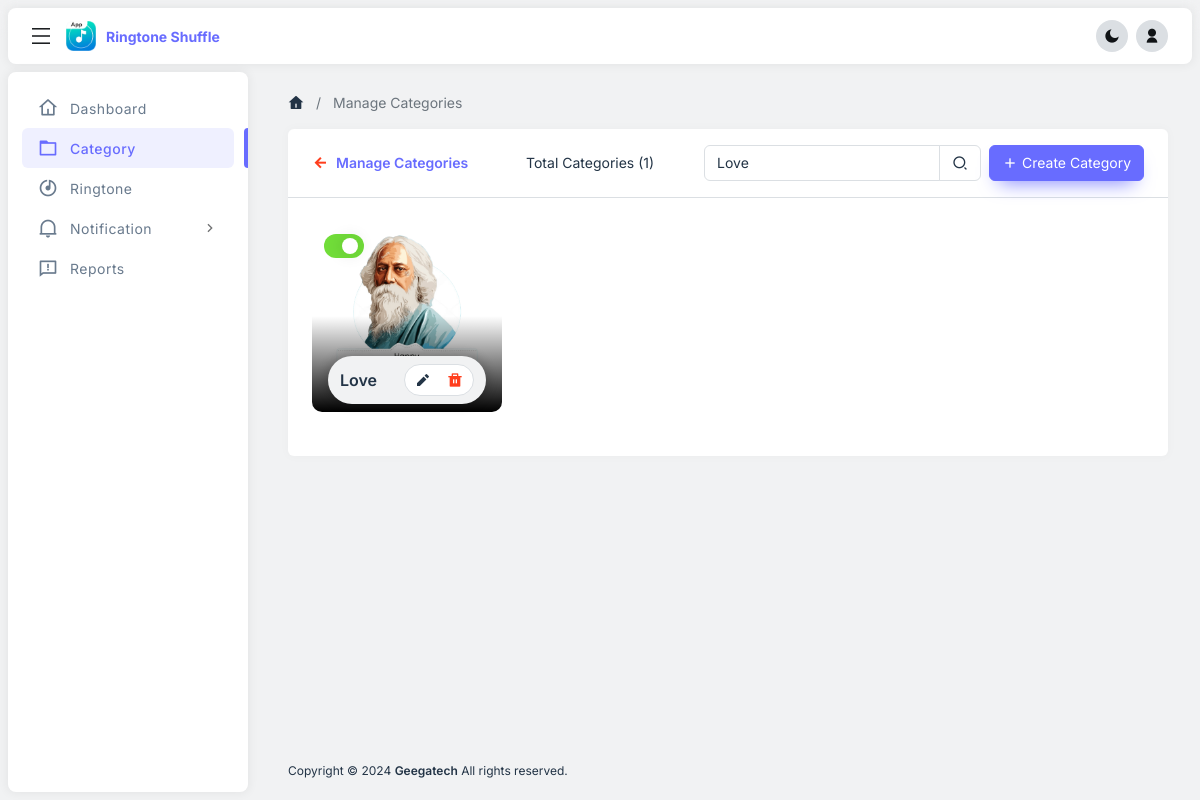
The page /manage_category.php?keyword=Love (signed in) on the database its author committed.
### tables this page shows
CREATE TABLE `tbl_category` (
  `cid` int(11) NOT NULL,
  `category_name` varchar(255) NOT NULL,
  `category_image` varchar(255) NOT NULL,
  `status` int(1) NOT NULL DEFAULT 1
);

### manage_category.php (the view, shortened to what this page needs)
<?php $page_title="Manage Categories";
    include("includes/header.php");
    $tableName="tbl_category";
    $limit = 12;
    $keyword='';
    if(!isset($_GET['keyword'])){
        $query = "SELECT COUNT(*) as num FROM $tableName";
    } else {
        $keyword=addslashes(trim($_GET['keyword']));
        $query = "SELECT COUNT(*) as num FROM $tableName WHERE `category_name` LIKE '%$keyword%'";
    }
    $total_pages = mysqli_fetch_array(mysqli_query($mysqli,$query));
    $total_pages = $total_pages['num'];
    $page=0;
    if($page){
        $start = ($page - 1) * $limit;
    } else {
        $start = 0;
    }
    if(!isset($_GET['keyword'])){
        $sql_query="SELECT * FROM tbl_category ORDER BY tbl_category.`cid` DESC LIMIT $start, $limit";
    } else {
        $sql_query="SELECT * FROM tbl_category WHERE `category_name` LIKE '%$keyword%' ORDER BY tbl_category.`cid` DESC LIMIT $start, $limit";
    }
    $result=mysqli_query($mysqli,$sql_query) or die(mysqli_error($mysqli));
?>
<main id="nsofts_main">
    <div class="nsofts-container">
        <nav aria-label="breadcrumb">
            <ol class="breadcrumb align-items-center">
                <li class="breadcrumb-item d-inline-flex"><a href="dashboard.php"><i class="ri-home-4-fill"></i></a></li>
                <li class="breadcrumb-item d-inline-flex active" aria-current="page"><?php echo (isset($page_title)) ? $page_title : "" ?></li>
            </ol>
        </nav>
        <div class="card h-100">
            <div class="card-header d-md-inline-flex align-items-center justify-content-between py-3 px-4">
                <a href="<?php echo (isset($_SERVER['HTTP_REFERER'])) ? $_SERVER['HTTP_REFERER'] : "dashboard.php" ?>" class="d-inline-flex align-items-center text-decoration-none fw-semibold nsofts-link">
                    <i class="ri-arrow-left-line text-danger fw-bold"></i>
                    <span class="ps-2 lh-1"><?=$page_title ?></span>
                </a>
                <span class="ps-2 lh-1">Total Categories (<?=$total_pages ?>)</span>
                <div class="d-flex mt-2 mt-md-0">
                    <form method="get" id="searchForm" action="" class="me-2">
                        <div class="input-group">
                            <input type="text" id="search_input" class="form-control" placeholder="Search here..." name="keyword" value="<?php if(isset($_GET['keyword'])){ echo $_GET['keyword'];} ?>" required="required">
                            <button class="btn btn-outline-default d-inline-flex align-items-center" type="search">
                                <i class="ri-search-2-line"></i>
                            </button>
                        </div>
                    </form>
                    <a href="create_category.php?add=yes" class="btn btn-primary d-inline-flex align-items-center justify-content-center">
                        <i class="ri-add-line"></i>
                        <span class="ps-1 text-nowrap d-none d-sm-block">Create Category</span>
                    </a>
                </div>
            </div>
            <div class="card-body p-4">
                <?php if(mysqli_num_rows($result) > 0){ ?>
                    <div class="row g-4">
                        <?php $i=0; while($row=mysqli_fetch_array($result)) { ?>
                            <div class="col-lg-3 col-sm-6">
                                <div class="nsofts-image-card">
                                    <div class="nsofts-image-card__cover">
                                        <div class="nsofts-switch d-flex align-items-center enable_disable" data-bs-toggle="tooltip" data-bs-placement="top" title="Enable / Disable">
                                            <label for="enable_disable_check_<?= $i ?>" class="nsofts-switch__label"></label>
                                        </div>
                                        <img src="images/<?=$row['category_image']?>" alt="">
                                    </div>
                                    <div class="nsofts-image-card__content nsofts-bottom">
                                        <div class="position-relative">
                                            <div class="d-flex align-items-center justify-content-between nsofts-image-card__content__text">
                                                <span class="d-block text-truncate fs-6 fw-semibold pe-2"><?php echo $row['category_name'];?></span>
                                                <div class="nsofts-image-card__option d-flex">
                                                    <a href="create_category.php?cat_id=<?php echo $row['cid'];?>" class="btn border-0" data-bs-toggle="tooltip" data-bs-placement="top" title="Edit">
                                                        <i class="ri-pencil-fill"></i>
                                                    </a>
                                                    <a href="javascript:void(0)" class="btn border-0 text-danger btn_delete" data-id="<?php echo $row['cid'];?>" data-table="<?=$tableName ?>" data-bs-toggle="tooltip" data-bs-placement="top" title="Delete"><i class="ri-delete-bin-fill"></i></a>
                                                </div>
                                            </div>
                                        </div>
                                    </div>
                                </div>
                            </div>
                        <?php $i++; } ?>
                    </div>
                <?php } else { ?>
                    <ul class="p-5">
                        <h1 class="text-center">No data found</h1>
                    </ul>
                <?php } ?>
            </div>
        </div>
    </div>
</main>
<?php include("includes/footer.php");?>

### rows shown on the page
tbl_category: category_image (picture), category_name "Love"

### other values the page prints
APP_NAME "Ringtone Shuffle"
$page_title "Manage Categories"
$total_pages "1"
